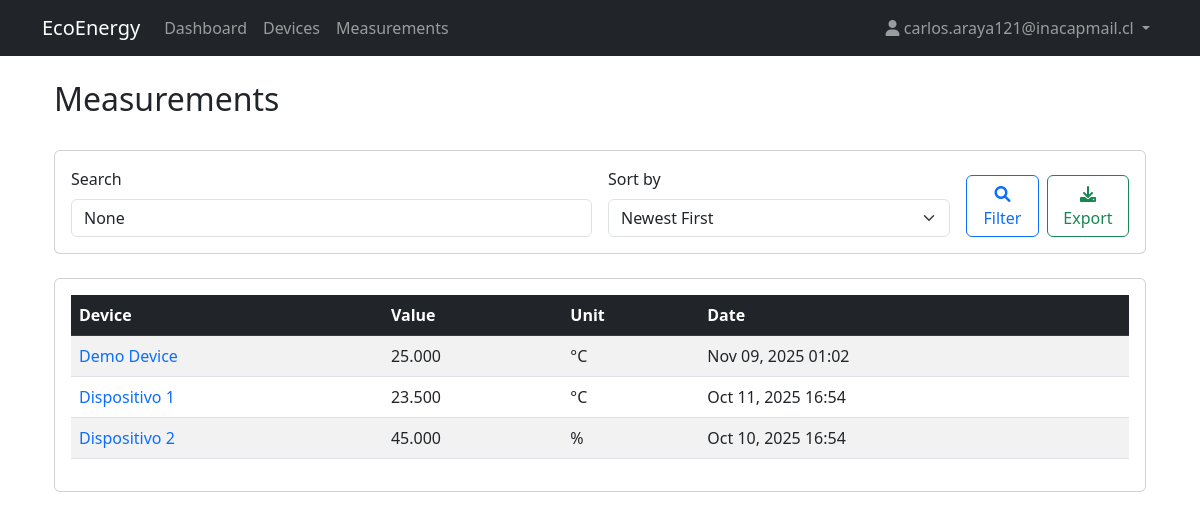
Page /measurements/ (signed in) on the committed database.
### dispositivos/models.py (models this page shows, shortened)
class BaseModel(models.Model):
    status = models.CharField(max_length=10, choices=STATUS, default="ACTIVE")
    created_at = models.DateTimeField(auto_now_add=True)   # fecha creación
    updated_at = models.DateTimeField(auto_now=True)       # última actualización
    deleted_at = models.DateTimeField(null=True, blank=True)  # borrado lógico
    objects = SoftDeleteManager()   # por defecto, solo activos
    all_objects = models.Manager()  # incluye eliminados
    class Meta:
        abstract = True
        ordering = ("-created_at",)

class Measurement(BaseModel):
    device = models.ForeignKey(Device, on_delete=models.CASCADE, related_name="measurements")
    value = models.DecimalField(max_digits=12, decimal_places=3)
    unit = models.CharField(max_length=20, blank=True)
    date = models.DateTimeField(default=timezone.now)
    organization = models.ForeignKey(Organization, on_delete=models.CASCADE, null=True, blank=True)

class Device(BaseModel):
    name = models.CharField(max_length=100)
    category = models.ForeignKey(Category, on_delete=models.CASCADE, related_name="devices")
    zone = models.ForeignKey(Zone, on_delete=models.CASCADE, related_name="devices")
    reference = models.CharField(max_length=100, blank=True)
    organization = models.ForeignKey(Organization, on_delete=models.CASCADE, null=True, blank=True)

### dispositivos/views.py (the view)
# urls.py: path('measurements/', views.measurement_list, name='measurement_list'),
@login_required
def measurement_list(request):
    try:
        organization = request.user.userprofile.organization
        if not hasattr(organization, 'pk'):
            organization = None
    except:
        organization = None
    search_query = request.GET.get('search')
    sort_by = request.GET.get('sort', '-date')
    if organization:
        measurements = Measurement.objects.filter(device__organization=organization).select_related('device').order_by(sort_by)
        if search_query:
            measurements = measurements.filter(
                Q(device__name__icontains=search_query) |
                Q(value__icontains=search_query) |
                Q(unit__icontains=search_query)
            )
    else:
        measurements = Measurement.objects.none()
    paginator = Paginator(measurements, 20)  # Show 20 measurements per page
    page_number = request.GET.get('page')
    page_obj = paginator.get_page(page_number)
    contexto = {
        'page_obj': page_obj,
        'search_query': search_query,
        'sort_by': sort_by,
    }
    return render(request, "measurement_list.html", contexto)

### dispositivos/models.py (called while the page is built)
    def get_queryset(self):
        return SoftDeleteQuerySet(self.model, using=self._db).filter(deleted_at__isnull=True)

### dispositivos/templates/measurement_list.html (shortened to what this page needs)
{% extends "base.html" %}
{% block content %}
<div class="container-fluid">
    <div class="d-flex justify-content-between align-items-center mb-4">
        <h2>Measurements</h2>
    </div>
    <div class="card mb-4">
        <div class="card-body">
            <form method="get" class="row g-3">
                <div class="col-md-6">
                    <label for="search" class="form-label">Search</label>
                    <input type="text" class="form-control" id="search" name="search" value="{{ search_query }}" placeholder="Search measurements...">
                </div>
                <div class="col-md-4">
                    <label for="sort" class="form-label">Sort by</label>
                    <select class="form-select" id="sort" name="sort">
                        <option value="-date" {% if sort_by == '-date' %}selected{% endif %}>Newest First</option>
                    </select>
                </div>
                <div class="col-md-2 d-flex align-items-end">
                    <button type="submit" class="btn btn-outline-primary me-2">
                        <i class="fas fa-search"></i> Filter
                    </button>
                    <a href="{% url 'export_measurements' %}" class="btn btn-outline-success">
                        <i class="fas fa-download"></i> Export
                    </a>
                </div>
            </form>
        </div>
    </div>
    <div class="card">
        <div class="card-body">
            <div class="table-responsive">
                <table class="table table-striped table-hover">
                    <thead class="table-dark">
                        <tr>
                            <th>Device</th>
                            <th>Value</th>
                            <th>Unit</th>
                            <th>Date</th>
                        </tr>
                    </thead>
                    <tbody>
                        {% for measurement in page_obj %}
                        <tr>
                            <td>
                                <a href="{% url 'device_detail' measurement.device.pk %}" class="text-decoration-none">
                                    {{ measurement.device.name }}
                                </a>
                            </td>
                            <td>{{ measurement.value }}</td>
                            <td>{{ measurement.unit }}</td>
                            <td>{{ measurement.date|date:"M d, Y H:i" }}</td>
                        </tr>
                        {% empty %}
                        <tr>
                            <td colspan="{% if user.groups.all.0.name == 'Admin' or user.groups.all.0.name == 'Manager' %}5{% else %}4{% endif %}" class="text-center text-muted">
                                <i class="fas fa-info-circle"></i> No measurements found.
                            </td>
                        </tr>
                        {% endfor %}
                    </tbody>
                </table>
            </div>
        </div>
    </div>
</div>
{% endblock %}

### dispositivos/templates/base.html (shortened to what this page needs)
<!DOCTYPE html>
<html lang="en">
<head>
    <link href="https://cdn.jsdelivr.net/npm/bootstrap@5.3.0/dist/css/bootstrap.min.css" rel="stylesheet">
    <link rel="stylesheet" href="https://cdnjs.cloudflare.com/ajax/libs/font-awesome/6.0.0/css/all.min.css">
</head>
<body>
    <nav class="navbar navbar-expand-lg navbar-dark bg-dark">
        <div class="container">
            <a class="navbar-brand" href="{% url 'dashboard' %}">EcoEnergy</a>
            <div class="collapse navbar-collapse" id="navbarNav">
                <ul class="navbar-nav me-auto">
                    <li class="nav-item">
                        <a class="nav-link" href="{% url 'dashboard' %}">Dashboard</a>
                    </li>
                    {% if user.groups.all.0.name == 'Admin' or user.groups.all.0.name == 'Manager' %}
                    <li class="nav-item dropdown">
                        <a class="nav-link dropdown-toggle" href="#" id="devicesDropdown" role="button" data-bs-toggle="dropdown" aria-expanded="false">
                            Devices
                        </a>
                        <ul class="dropdown-menu" aria-labelledby="devicesDropdown">
                            <li><a class="dropdown-item" href="{% url 'device_list' %}">View Devices</a></li>
                            <li><a class="dropdown-item" href="{% url 'device_create' %}">Create Device</a></li>
                        </ul>
                    </li>
                    {% else %}
                    <li class="nav-item">
                        <a class="nav-link" href="{% url 'device_list' %}">Devices</a>
                    </li>
                    {% endif %}
                    {% if user.groups.all.0.name == 'Admin' or user.groups.all.0.name == 'Manager' %}
                    <li class="nav-item dropdown">
                        <a class="nav-link dropdown-toggle" href="#" id="measurementsDropdown" role="button" data-bs-toggle="dropdown" aria-expanded="false">
                            Measurements
                        </a>
                        <ul class="dropdown-menu" aria-labelledby="measurementsDropdown">
                            <li><a class="dropdown-item" href="{% url 'measurement_list' %}">View Measurements</a></li>
                            <li><a class="dropdown-item" href="{% url 'measurement_create' %}">Create Measurement</a></li>
                        </ul>
                    </li>
                    {% else %}
                    <li class="nav-item">
                        <a class="nav-link" href="{% url 'measurement_list' %}">Measurements</a>
                    </li>
                    {% endif %}
                </ul>
                <ul class="navbar-nav">
                    {% if user.is_authenticated %}
                        <li class="nav-item dropdown">
                            <a class="nav-link dropdown-toggle" href="#" id="userDropdown" role="button" data-bs-toggle="dropdown" aria-expanded="false">
                                {% if user.userprofile.profile_image %}
                                    <img src="{{ user.userprofile.profile_image.url }}" alt="Profile" class="rounded-circle" style="width: 30px; height: 30px; object-fit: cover;">
                                {% else %}
                                    <i class="fas fa-user"></i>
                                {% endif %}
                                {{ user.get_full_name|default:user.username }}
                            </a>
                        </li>
                    {% endif %}
                </ul>
            </div>
        </div>
    </nav>
    <div class="container mt-4">
        {% block content %}{% endblock %}
    </div>
</body>
</html>

### rows in the picture
Measurement: device.name "Demo Device", value "25.000", unit "°C", date "Nov 09, 2025 01:02"
Measurement: device.name "Dispositivo 1", value "23.500", unit "°C", date "Oct 11, 2025 16:54"
Measurement: device.name "Dispositivo 2", value "45.000", unit "%", date "Oct 10, 2025 16:54"

### other values in the picture
{{ user.get_full_name|default:user.username }} "carlos.araya121@inacapmail.cl"
